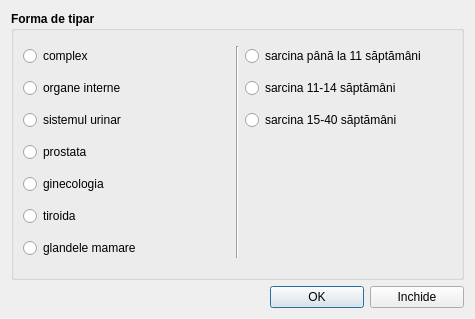
<?xml version="1.0" encoding="UTF-8"?>
<ui version="4.0">
 <class>ChooseFormPrint</class>
 <widget class="QDialog" name="ChooseFormPrint">
  <property name="geometry">
   <rect>
    <x>0</x>
    <y>0</y>
    <width>475</width>
    <height>319</height>
   </rect>
  </property>
  <property name="font">
   <font>
    <family>Segoe UI</family>
   </font>
  </property>
  <property name="windowTitle">
   <string>Dialog</string>
  </property>
  <layout class="QGridLayout" name="gridLayout_2">
   <item row="0" column="0">
    <widget class="QGroupBox" name="groupBox">
     <property name="font">
      <font>
       <family>Segoe UI</family>
       <bold>true</bold>
      </font>
     </property>
     <property name="title">
      <string>Forma de tipar</string>
     </property>
     <layout class="QGridLayout" name="gridLayout">
      <item row="0" column="0">
       <widget class="QRadioButton" name="btnComplex">
        <property name="font">
         <font>
          <family>Segoe UI</family>
          <bold>false</bold>
         </font>
        </property>
        <property name="text">
         <string>complex</string>
        </property>
       </widget>
      </item>
      <item row="0" column="1" rowspan="7">
       <widget class="Line" name="line">
        <property name="sizePolicy">
         <sizepolicy hsizetype="Fixed" vsizetype="Expanding">
          <horstretch>0</horstretch>
          <verstretch>0</verstretch>
         </sizepolicy>
        </property>
        <property name="orientation">
         <enum>Qt::Vertical</enum>
        </property>
       </widget>
      </item>
      <item row="0" column="2">
       <widget class="QRadioButton" name="btnOB_0">
        <property name="font">
         <font>
          <family>Segoe UI</family>
          <bold>false</bold>
         </font>
        </property>
        <property name="text">
         <string>sarcina până la 11 săptămâni</string>
        </property>
       </widget>
      </item>
      <item row="1" column="0">
       <widget class="QRadioButton" name="btnOrgasInternal">
        <property name="font">
         <font>
          <family>Segoe UI</family>
          <bold>false</bold>
         </font>
        </property>
        <property name="text">
         <string>organe interne</string>
        </property>
       </widget>
      </item>
      <item row="1" column="2">
       <widget class="QRadioButton" name="btnOB_1">
        <property name="font">
         <font>
          <family>Segoe UI</family>
          <bold>false</bold>
         </font>
        </property>
        <property name="text">
         <string>sarcina 11-14 săptămâni</string>
        </property>
       </widget>
      </item>
      <item row="2" column="0">
       <widget class="QRadioButton" name="btnUrinarySystem">
        <property name="font">
         <font>
          <family>Segoe UI</family>
          <bold>false</bold>
         </font>
        </property>
        <property name="text">
         <string>sistemul urinar</string>
        </property>
       </widget>
      </item>
      <item row="2" column="2">
       <widget class="QRadioButton" name="btnOB_2">
        <property name="font">
         <font>
          <family>Segoe UI</family>
          <bold>false</bold>
         </font>
        </property>
        <property name="text">
         <string>sarcina 15-40 săptămâni</string>
        </property>
       </widget>
      </item>
      <item row="3" column="0">
       <widget class="QRadioButton" name="btnProstate">
        <property name="font">
         <font>
          <family>Segoe UI</family>
          <bold>false</bold>
         </font>
        </property>
        <property name="text">
         <string>prostata</string>
        </property>
       </widget>
      </item>
      <item row="4" column="0">
       <widget class="QRadioButton" name="btnGynecology">
        <property name="font">
         <font>
          <family>Segoe UI</family>
          <bold>false</bold>
         </font>
        </property>
        <property name="text">
         <string>ginecologia</string>
        </property>
       </widget>
      </item>
      <item row="5" column="0">
       <widget class="QRadioButton" name="btnThyroid">
        <property name="font">
         <font>
          <family>Segoe UI</family>
          <bold>false</bold>
         </font>
        </property>
        <property name="text">
         <string>tiroida</string>
        </property>
       </widget>
      </item>
      <item row="6" column="0">
       <widget class="QRadioButton" name="btnBreast">
        <property name="font">
         <font>
          <family>Segoe UI</family>
          <bold>false</bold>
         </font>
        </property>
        <property name="text">
         <string>glandele mamare</string>
        </property>
       </widget>
      </item>
     </layout>
    </widget>
   </item>
   <item row="1" column="0">
    <layout class="QHBoxLayout" name="horizontalLayout">
     <item>
      <spacer name="horizontalSpacer">
       <property name="orientation">
        <enum>Qt::Horizontal</enum>
       </property>
       <property name="sizeHint" stdset="0">
        <size>
         <width>40</width>
         <height>20</height>
        </size>
       </property>
      </spacer>
     </item>
     <item>
      <widget class="QPushButton" name="btnOK">
       <property name="minimumSize">
        <size>
         <width>94</width>
         <height>0</height>
        </size>
       </property>
       <property name="text">
        <string>OK</string>
       </property>
       <property name="icon">
        <iconset resource="../resources/resource.qrc">
         <normaloff>:/img/accept_button.png</normaloff>:/img/accept_button.png</iconset>
       </property>
      </widget>
     </item>
     <item>
      <widget class="QPushButton" name="btnClose">
       <property name="minimumSize">
        <size>
         <width>94</width>
         <height>0</height>
        </size>
       </property>
       <property name="text">
        <string>Inchide</string>
       </property>
       <property name="icon">
        <iconset resource="../resources/resource.qrc">
         <normaloff>:/img/close_x32.png</normaloff>:/img/close_x32.png</iconset>
       </property>
      </widget>
     </item>
    </layout>
   </item>
  </layout>
 </widget>
 <resources>
  <include location="../resources/resource.qrc"/>
 </resources>
 <connections/>
</ui>
